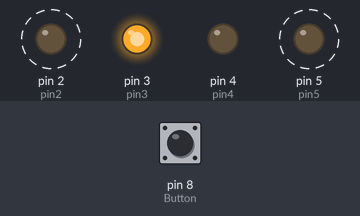
Simulated run of this sketch. Board: Arduino Uno, built with avr-gcc and run on an emulated ATmega328P. Shown: output pins drawn as LEDs (lit = HIGH). Dashed ring = blinking. Inputs (shaded band) come from the test bench; at power-on: pin 8 (Button) LOW.

Above: at 3.8 s.
3.9 s: pin 8 (Button) pulled HIGH for 1.8 s
At 4.8 s:
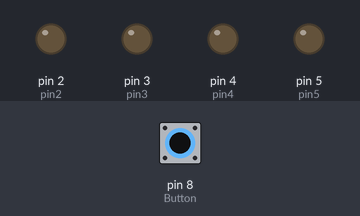
12.5 s: pin 8 (Button) pulled HIGH for 3.2 s
At 13.4 s:
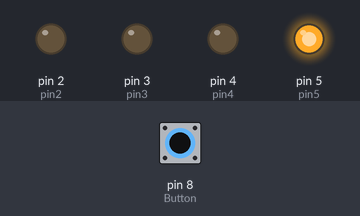
Timing chart, 0 to 23.2 s (numbered marks = the images above; inputs shaded):
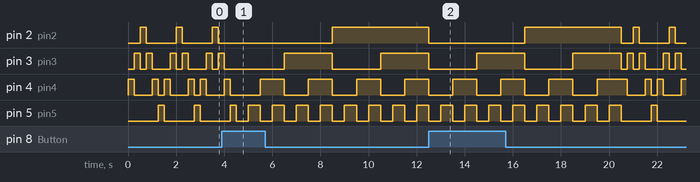

The sketch:

LEDCounter_Slider.ino
```cpp
#define pin2 2
#define pin3 3
#define pin4 4
#define pin5 5
#define TIME_LED_COUNTER 500
#define TIME_LED_SLIDER 250
#define Button 8

void setup() {
  // put your setup code here, to run once:

  pinMode(pin2,OUTPUT);
  pinMode(pin3,OUTPUT);
  pinMode(pin4,OUTPUT);
  pinMode(pin5,OUTPUT);

  pinMode(Button,INPUT);
}

void loop() {
  // put your main code here, to run repeatedly:

  if(digitalRead(Button) == 1){
    digitalWrite(pin2,LOW); // 0 - 0000
    digitalWrite(pin3,LOW);
    digitalWrite(pin4,LOW);
    digitalWrite(pin5,LOW);
    delay(TIME_LED_COUNTER);

    digitalWrite(pin2,LOW); // 1 - 0001
    digitalWrite(pin3,LOW);
    digitalWrite(pin4,LOW);
    digitalWrite(pin5,HIGH);
    delay(TIME_LED_COUNTER);

    digitalWrite(pin2,LOW); // 2 - 0010
    digitalWrite(pin3,LOW);
    digitalWrite(pin4,HIGH);
    digitalWrite(pin5,LOW);
    delay(TIME_LED_COUNTER);

    digitalWrite(pin2,LOW); // 3 - 0011
    digitalWrite(pin3,LOW);
    digitalWrite(pin4,HIGH);
    digitalWrite(pin5,HIGH);
    delay(TIME_LED_COUNTER);

    digitalWrite(pin2,LOW); // 4 - 0100
    digitalWrite(pin3,HIGH);
    digitalWrite(pin4,LOW);
    digitalWrite(pin5,LOW);
    delay(TIME_LED_COUNTER);

    digitalWrite(pin2,LOW); // 5 - 0101
    digitalWrite(pin3,HIGH);
    digitalWrite(pin4,LOW);
    digitalWrite(pin5,HIGH);
    delay(TIME_LED_COUNTER);

    digitalWrite(pin2,LOW); // 6 - 0110
    digitalWrite(pin3,HIGH);
    digitalWrite(pin4,HIGH);
    digitalWrite(pin5,LOW);
    delay(TIME_LED_COUNTER);

    digitalWrite(pin2,LOW); // 7 - 0111
    digitalWrite(pin3,HIGH);
    digitalWrite(pin4,HIGH);
    digitalWrite(pin5,HIGH);
    delay(TIME_LED_COUNTER);

    digitalWrite(pin2,HIGH); // 8 - 1000
    digitalWrite(pin3,LOW);
    digitalWrite(pin4,LOW);
    digitalWrite(pin5,LOW);
    delay(TIME_LED_COUNTER);

    digitalWrite(pin2,HIGH); // 9 - 1001
    digitalWrite(pin3,LOW);
    digitalWrite(pin4,LOW);
    digitalWrite(pin5,HIGH);
    delay(TIME_LED_COUNTER);

    digitalWrite(pin2,HIGH); // 10 - 1010
    digitalWrite(pin3,LOW);
    digitalWrite(pin4,HIGH);
    digitalWrite(pin5,LOW);
    delay(TIME_LED_COUNTER);

    digitalWrite(pin2,HIGH); // 11 - 1011
    digitalWrite(pin3,LOW);
    digitalWrite(pin4,HIGH);
    digitalWrite(pin5,HIGH);
    delay(TIME_LED_COUNTER);

    digitalWrite(pin2,HIGH); // 12 - 1100
    digitalWrite(pin3,HIGH);
    digitalWrite(pin4,LOW);
    digitalWrite(pin5,LOW);
    delay(TIME_LED_COUNTER);

    digitalWrite(pin2,HIGH); // 13 - 1101
    digitalWrite(pin3,HIGH);
    digitalWrite(pin4,LOW);
    digitalWrite(pin5,HIGH);
    delay(TIME_LED_COUNTER);

    digitalWrite(pin2,HIGH); // 14 - 1110
    digitalWrite(pin3,HIGH);
    digitalWrite(pin4,HIGH);
    digitalWrite(pin5,LOW);
    delay(TIME_LED_COUNTER);

    digitalWrite(pin2,HIGH); // 15 - 1111
    digitalWrite(pin3,HIGH);
    digitalWrite(pin4,HIGH);
    digitalWrite(pin5,HIGH);
    delay(TIME_LED_COUNTER);
  }
  else{
    digitalWrite(pin2,LOW); // X X O X
    digitalWrite(pin3,LOW);
    digitalWrite(pin4,HIGH);
    digitalWrite(pin5,LOW);
    delay(TIME_LED_SLIDER);

    digitalWrite(pin2,LOW); // X O X X
    digitalWrite(pin3,HIGH);
    digitalWrite(pin4,LOW);
    digitalWrite(pin5,LOW);
    delay(TIME_LED_SLIDER);

    digitalWrite(pin2,HIGH); // O X X X
    digitalWrite(pin3,LOW);
    digitalWrite(pin4,LOW);
    digitalWrite(pin5,LOW);
    delay(TIME_LED_SLIDER);

    digitalWrite(pin2,LOW); // X O X X
    digitalWrite(pin3,HIGH);
    digitalWrite(pin4,LOW);
    digitalWrite(pin5,LOW);
    delay(TIME_LED_SLIDER);

    digitalWrite(pin2,LOW); // X X O X
    digitalWrite(pin3,LOW);
    digitalWrite(pin4,HIGH);
    digitalWrite(pin5,LOW);
    delay(TIME_LED_SLIDER);

    digitalWrite(pin2,LOW); // X X X O
    digitalWrite(pin3,LOW);
    digitalWrite(pin4,LOW);
    digitalWrite(pin5,HIGH);
    delay(TIME_LED_SLIDER);
  }
}
```
